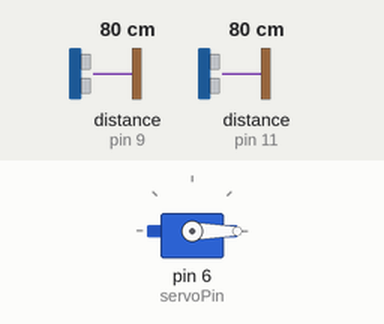
A sketch run on a simulated Arduino Uno, built with avr-gcc and run on an emulated ATmega328P. On the bench: servo. Wiring (inferred from the names in the program): 2 × ultrasonic range finder: trigger pin 8, echo pin 9 / trigger pin 10, echo pin 11. The inputs (shaded band) are chosen by the test bench; at power-on: distance to the obstacle (sensors on pin 9, pin 11) 80 cm. The echo pulse lasts 58.3 µs per cm; the modem accepts every AT command (registered, SIM ready, sends succeed) and sends nothing else.

Above: at 8.2 s.
8.3 s: distance to the obstacle (sensor on pin 9) set to 22 cm
10.0 s: distance to the obstacle (sensor on pin 9) set to 18 cm
At 11.1 s:
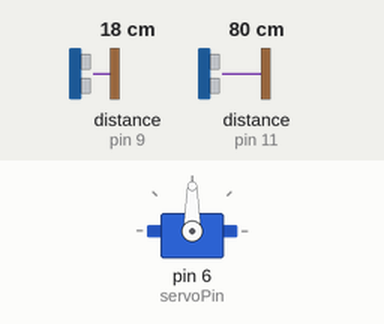
14.5 s: distance to the obstacle (sensor on pin 9) set to 35 cm
17.5 s: distance to the obstacle (sensor on pin 9) set to 2 cm
At 21.0 s:
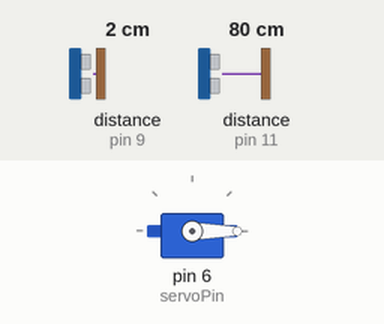
Timing chart, 0 to 23.0 s (numbered marks = the images above; inputs shaded):
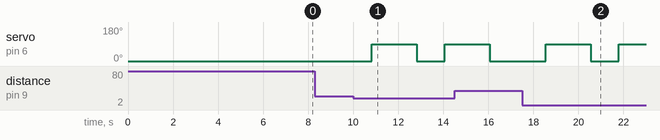

Measured:
- the behaviour switches between 21 and 20 cm on distance to the obstacle (sensor on pin 9) (found by bisection; images 0 and 1)
- after the input at 8.3 s, every drawn part: stays the same
- after the input at 10.0 s, servo on pin 6 (servoPin): 0° → 90° after 0.82 s, → 0° 2.0 s later, → 90° 1.2 s later
- after the input at 17.5 s, servo on pin 6 (servoPin): 0° → 90° after 1.1 s, → 0° 2.0 s later, → 90° 1.2 s later

The sketch:

Wi-Fi_TrashBIn_9000.ino
```cpp
#include <Servo.h>
#include <SoftwareSerial.h>

// Define pins for sensors and servo
const int trigPinLid = 8;
const int echoPinLid = 9;
const int trigPinWaste = 10;
const int echoPinWaste = 11;
const int servoPin = 6;

// ESP8266 Wi-Fi module
SoftwareSerial esp8266(2, 3);

// Create Servo object
Servo binServo;

// Variables for distances
long duration, distanceLid, distanceWaste;
const int binDepth = 18; // Depth of the bin in cm

void setup() {
  // Set up pins
  pinMode(trigPinLid, OUTPUT);
  pinMode(echoPinLid, INPUT);
  pinMode(trigPinWaste, OUTPUT);
  pinMode(echoPinWaste, INPUT);

  // Attach servo
  binServo.attach(servoPin);
  binServo.write(0); // Close lid initially

  // Initialize Serial and Wi-Fi module
  Serial.begin(9600);
  esp8266.begin(9600);

  // Paconnect par
  connectToWiFi();
}

void loop() {
  // Measure distance for lid control
  distanceLid = getDistance(trigPinLid, echoPinLid);

  // If motion detected (less than 20 cm)
  if (distanceLid < 20) {
    binServo.write(90); // Open lid
    delay(2000); // Wait for 2 seconds
    binServo.write(0); // Close lid
  }

  // Measure distance for waste monitoring
  distanceWaste = getDistance(trigPinWaste, echoPinWaste);

  // Waste Level as %
  int wasteLevel = map(distanceWaste, 0, binDepth, 100, 0);
  wasteLevel = constrain(wasteLevel, 0, 100);

  // Send that data through WIFI
  sendData(wasteLevel);

  delay(1000); // Update/Second
}

// DIstance Measurer 9000
long getDistance(int trigPin, int echoPin) {
  digitalWrite(trigPin, LOW);
  delayMicroseconds(2);
  digitalWrite(trigPin, HIGH);
  delayMicroseconds(10);
  digitalWrite(trigPin, LOW);

  long duration = pulseIn(echoPin, HIGH);
  long distance = duration * 0.034 / 2; // in CM
  return distance;
}

// Connect that mf to WIFI
void connectToWiFi() {
  esp8266.println("AT+CWJAP=\"ZTE_2.4G_ccAPgG\",\"phhsfM3p\""); // Akin na WIFI mo toll
  delay(5000); // Malag wait
  esp8266.println("AT+CIPMUX=1"); // Pag gusto kumonnect ng tropa
  delay(1000);
  esp8266.println("AT+CIPSERVER=1,80"); // Start server on port 80
  delay(1000);
}

// Function to send data to connected device
void sendData(int wasteLevel) {
  String data = "Waste Level: " + String(wasteLevel) + "%\r\n";
  esp8266.println("AT+CIPSEND=0," + String(data.length() + 2)); // Adjust for data length
  delay(100);
  esp8266.println(data);
  delay(100);
}
```
